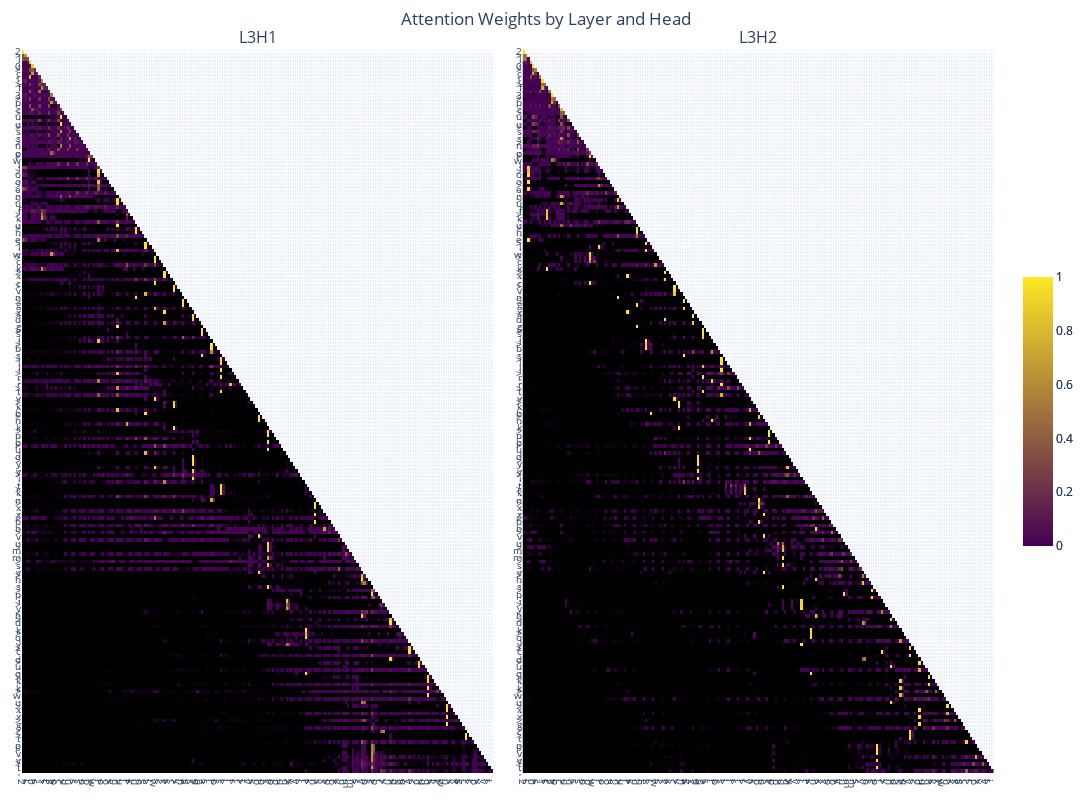

The notebook cell saved with this chart:
### Markdown cell above
### Layer 3

### Code cell
weights = [attn_weight.detach().cpu().numpy()[0] for attn_weight in attn_weights]
plotly_fig = get_fig(weights, list(prompt), base_height=800, selected_layers=[2], selected_heads=[0, 1], selected_x_toks=list(range(200)), selected_y_toks=list(range(200)))
plotly_fig.write_html("l3_attn_map.html")
plotly_fig.show()

### Figure 1 — Plotly figure (JSON) as saved in the notebook; plotly's stock layout.template omitted (floating-point values rounded to 4 significant figures; data arrays with more than 128 entries replaced by an {"elided": "..."} marker saying what was removed)
{"data": [{"colorbar": {"len": 0.4}, "colorscale": [[0, "black"], [0.001, "rgb(68,1,84)"], [1, "rgb(253,231,37)"]], "type": "heatmap", "x": {"elided": "200 int values"}, "xaxis": "x", "y": {"elided": "200 int values"}, "yaxis": "y", "z": {"elided": "200x200 float values"}, "zmax": 1, "zmin": 0}, {"colorbar": {"len": 0.4}, "colorscale": [[0, "black"], [0.001, "rgb(68,1,84)"], [1, "rgb(253,231,37)"]], "type": "heatmap", "x": {"elided": "200 int values"}, "xaxis": "x2", "y": {"elided": "200 int values"}, "yaxis": "y2", "z": {"elided": "200x200 float values"}, "zmax": 1, "zmin": 0}], "layout": {"annotations": [{"font": {"size": 16}, "showarrow": false, "text": "L3H1", "x": 0.2425, "xanchor": "center", "xref": "paper", "y": 1, "yanchor": "bottom", "yref": "paper"}, {"font": {"size": 16}, "showarrow": false, "text": "L3H2", "x": 0.7575, "xanchor": "center", "xref": "paper", "y": 1, "yanchor": "bottom", "yref": "paper"}], "height": 800, "margin": {"b": 20, "l": 20, "r": 20, "t": 50}, "showlegend": false, "title": {"text": "Attention Weights by Layer and Head", "x": 0.5}, "width": 1600, "xaxis": {"anchor": "y", "domain": [0, 0.485], "tickfont": {"size": 10}, "tickmode": "array", "ticktext": {"elided": "200 str values"}, "tickvals": {"elided": "200 int values"}, "type": "linear"}, "xaxis2": {"anchor": "y2", "domain": [0.515, 1], "tickfont": {"size": 10}, "tickmode": "array", "ticktext": {"elided": "200 str values"}, "tickvals": {"elided": "200 int values"}, "type": "linear"}, "yaxis": {"anchor": "x", "autorange": "reversed", "domain": [0, 1], "tickfont": {"size": 10}, "tickmode": "array", "ticktext": {"elided": "200 str values"}, "tickvals": {"elided": "200 int values"}, "type": "linear"}, "yaxis2": {"anchor": "x2", "autorange": "reversed", "domain": [0, 1], "tickfont": {"size": 10}, "tickmode": "array", "ticktext": {"elided": "200 str values"}, "tickvals": {"elided": "200 int values"}, "type": "linear"}}}
